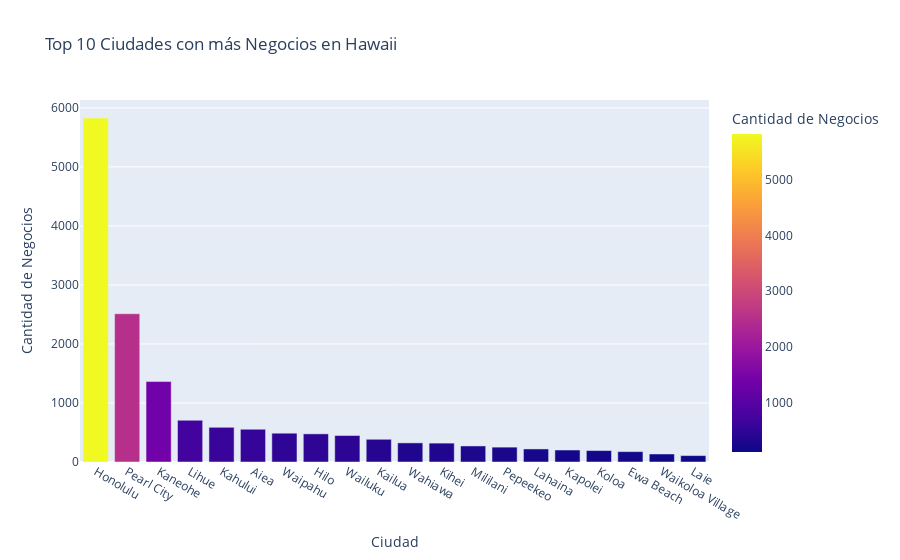

Notebook code for this chart:
### Code cell
import plotly.express as px

# Agrupar datos por ciudad y contar registros
city_counts = Hawaii['city'].value_counts().reset_index()
city_counts.columns = ['city', 'count']

# Crear gráfico interactivo
fig = px.bar(city_counts.head(20), x='city', y='count', title="Top 10 Ciudades con más Negocios en Hawaii",
             labels={'count': 'Cantidad de Negocios', 'city': 'Ciudad'}, color='count')
fig.show()

### Figure 1 — Plotly figure (JSON) as saved in the notebook; plotly's stock layout.template omitted (floating-point values rounded to 4 significant figures)
{"data": [{"alignmentgroup": "True", "hovertemplate": "Ciudad=%{x}<br>Cantidad de Negocios=%{marker.color}<extra></extra>", "legendgroup": "", "marker": {"color": [5827, 2512, 1363, 707, 588, 555, 488, 477, 449, 385, 324, 320, 272, 252, 221, 203, 194, 176, 136, 109], "coloraxis": "coloraxis", "pattern": {"shape": ""}}, "name": "", "offsetgroup": "", "orientation": "v", "showlegend": false, "textposition": "auto", "type": "bar", "x": ["Honolulu", "Pearl City", "Kaneohe", "Lihue", "Kahului", "Aiea", "Waipahu", "Hilo", "Wailuku", "Kailua", "Wahiawa", "Kihei", "Mililani", "Pepeekeo", "Lahaina", "Kapolei", "Koloa", "Ewa Beach", "Waikoloa Village", "Laie"], "xaxis": "x", "y": [5827, 2512, 1363, 707, 588, 555, 488, 477, 449, 385, 324, 320, 272, 252, 221, 203, 194, 176, 136, 109], "yaxis": "y"}], "layout": {"barmode": "relative", "coloraxis": {"colorbar": {"title": {"text": "Cantidad de Negocios"}}, "colorscale": [[0, "#0d0887"], [0.1111, "#46039f"], [0.2222, "#7201a8"], [0.3333, "#9c179e"], [0.4444, "#bd3786"], [0.5556, "#d8576b"], [0.6667, "#ed7953"], [0.7778, "#fb9f3a"], [0.8889, "#fdca26"], [1, "#f0f921"]]}, "legend": {"tracegroupgap": 0}, "title": {"text": "Top 10 Ciudades con más Negocios en Hawaii"}, "xaxis": {"anchor": "y", "domain": [0, 1], "title": {"text": "Ciudad"}}, "yaxis": {"anchor": "x", "domain": [0, 1], "title": {"text": "Cantidad de Negocios"}}}}
